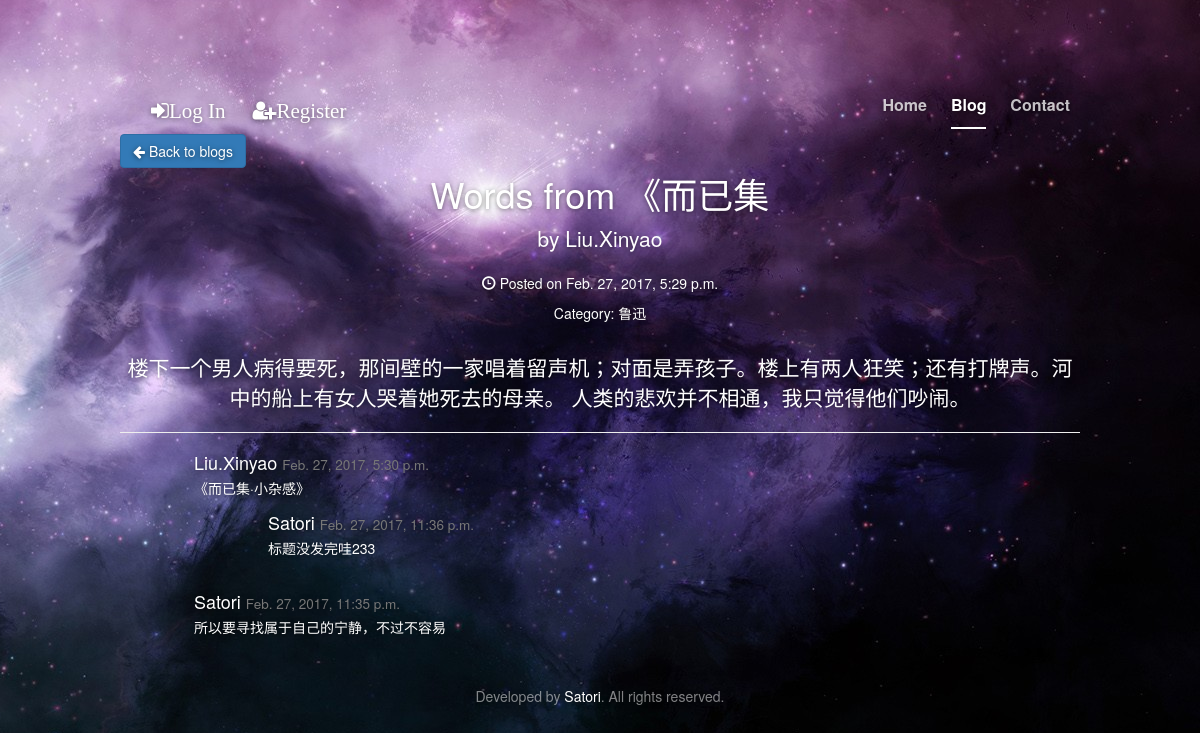
The app's page /blogs/archive/66/ with its own data.
### blogs/models.py (models this page shows, shortened)
class Blog(models.Model):
    title = models.CharField(max_length=500, null=False)
    author = models.ForeignKey(settings.AUTH_USER_MODEL, on_delete=models.CASCADE)
    publish_time = models.DateTimeField(auto_now_add=True, auto_now=False)
    text = models.TextField()
    class Meta:
        ordering = ('-publish_time', 'title', 'author',)

class BlogCategory(models.Model):
    blog = models.ManyToManyField(Blog)
    name = models.CharField(max_length=50)
    def __str__(self):
        return self.name
    class Meta:
        ordering = ('name',)

class BlogComment(models.Model):
    blog = models.ForeignKey(Blog, on_delete = models.CASCADE)
    author = models.ForeignKey(settings.AUTH_USER_MODEL, on_delete=models.CASCADE)
    publish_time = models.DateTimeField(auto_now_add=True, auto_now=False)
    text = models.TextField()

class BlogNestedComment(models.Model):
    blog_comment = models.ForeignKey(BlogComment, on_delete=models.CASCADE)
    author = models.ForeignKey(settings.AUTH_USER_MODEL, on_delete=models.CASCADE)
    publish_time = models.DateTimeField(auto_now_add=True, auto_now=False)
    text = models.TextField()

### blogs/views.py (the view)
# urls.py: url(r'^archive/(?P<blog_id>[0-9]+)/$', views.archive, name="archive"),
def archive(request, blog_id):
    blog = get_object_or_404(Blog, id=blog_id)
    blogs = Blog.objects.all().order_by('-publish_time')
    page = str(int([x.id for x in blogs].index(int(blog_id)) / blog_show_per_page) + 1)
    comment_form = BlogCommentForm()
    nested_comment_form = BlogCommentForm()
    return render(request, "blogs/detail.html", {"blog": blog, 'comment_form': comment_form,
                                                 'nested_comment_form': nested_comment_form,
                                                 'page': page, },)

### blogs/templates/blogs/detail.html (shortened to what this page needs)
{% extends "mysite/base.html" %}
{% load static %}
{% load crispy_forms_tags %}
{% block additional_head %}
    <link href="{% static 'blogs/blog-post.css' %}" rel="stylesheet">
{% endblock %}
{% block content %}
    <a href="{% url 'blogs:page_show' page %}" class="btn btn-primary pull-left"><i class="fa fa-arrow-left" aria-hidden="true"></i> Back to blogs</a><br/>
    <h1>{{ blog.title }}</h1>
    <p class="lead">
        by <a href="#">{{ blog.author }}</a>
    </p>
    <p><span class="glyphicon glyphicon-time"></span> Posted on {{ blog.publish_time }}</p>
    {% if blog.blogcategory_set.all.count is not 0 %}
        <p>
            Category:
            {% for category in blog.blogcategory_set.all %}
                <a href="{% url 'blogs:category' category %}">{{ category }}</a>
            {% endfor %}
        </p>
    {% endif %}
    <br/>
    <p class = "lead">
        {{ blog.text|linebreaksbr }}
    </p>
    <hr>
    {% for comment in blog.blogcomment_set.all %}
    <div class="media">
            <img class="media-object pull-left" src= "{% static 'blogs/images/trans-64_64.png' %}" alt=""/>
        <div class="media-body">
            <h4 class="media-heading">{{ comment.author }}
                <small>
                    {{ comment.publish_time }}
                </small>
            </h4>
            {{ comment.text }}
            {% for nested_comment in comment.blognestedcomment_set.all %}
            <div class="media">
                    <img class="media-object pull-left" src= "{% static 'blogs/images/trans-64_64.png' %}" alt=""/>
                <div class="media-body">
                    <h4 class="media-heading">{{ nested_comment.author }}
                        <small>{{ nested_comment.publish_time }}</small>
                    </h4>
                    {{ nested_comment.text }}
                </div>
            </div>
            {% endfor %}
        </div>
    </div>
    {% endfor %}
{% endblock %}

### mysite/templates/mysite/base.html (shortened to what this page needs)
{% load static %}
<!DOCTYPE html>
<html lang="en">
  <head>
    <link rel="stylesheet" href="https://maxcdn.bootstrapcdn.com/bootstrap/3.3.7/css/bootstrap.min.css">
    <link rel="stylesheet" href="//maxcdn.bootstrapcdn.com/font-awesome/4.3.0/css/font-awesome.min.css">
    <link href="{% static 'mysite\cover.css' %}" rel="stylesheet">
    {% block additional_head %}
    {% endblock %}
  </head>
  <body>
    <div class="site-wrapper">
      <div class="site-wrapper-inner">
        <div class="cover-container">
          <div class="masthead clearfix">
            <div class="inner">
              <nav>
              <div class="masthead-brand">
                {% if user.is_authenticated %}
                {{ user.username }}
                <a href="{% url 'auth_logout' %}"><i class="fa fa-sign-out" aria-hidden="true">Log Out</i></a>
                {% else %}
                <a href="{% url 'auth_login' %}"><i class="fa fa-sign-in" aria-hidden="true">Log In</i></a>
                <a href="{% url 'registration_register' %}"><i class="fa fa-user-plus" aria-hidden="true">Register</i></a>
                {% endif %}
              </div>
              <nav>
                <ul class="nav masthead-nav">
                  <li {% if request.path == '/' %}class="active"{% endif %}><a href="/">Home</a></li>
                  <li {% if '/blogs' in request.path %}class="active"{% endif %}><a href="{% url 'blogs:index' %}">Blog</a></li>
                  <li {% if '/contact' in request.path %}class="active"{% endif %}><a href="{% url 'contact' %}">Contact</a></li>
                </ul>
              </nav>
            </div>
          </div>
          <div class="inner cover">
          {% block content %}
          {% endblock %}
          </div>
          <div class="mastfoot">
            <div class="inner">
              <p>Developed by <a href="http://github.com/KomeijiSatori" target="_blank">Satori</a>. All rights reserved.</p>
            </div>
          </div>
        </div>
      </div>
    </div>
  </body>
</html>

### static/mysite/cover.css (style rules this page uses)
a, a:focus, a:hover { color: #fff; }
html, body { height: 100%; background: url("images/bg-img.jpg") no-repeat right bottom fixed; }
body { color: #fff; text-align: center; text-shadow: 0 1px 5px rgba(0,0,0,.5); }
.site-wrapper { display: table; width: 100%; height: 100%; min-height: 100%; }
.site-wrapper-inner { display: table-cell; vertical-align: top; }
.cover-container { margin-right: auto; margin-left: auto; }
.inner { padding: 30px; }
.masthead-brand { margin-top: 10px; margin-bottom: 10px; font-size: 1.5em; }
.masthead-brand i { margin-left: 1em; }
.masthead-nav > li { display: inline-block; }
.masthead-nav > li + li { margin-left: 20px; }
.masthead-nav > li > a { padding-right: 0; padding-left: 0; font-size: 16px; font-weight: bold; color: #fff; color: rgba(255,255,255,.75); border-bottom: 2px solid transparent; }
.masthead-nav > .active > a, .masthead-nav > .active > a:hover, .masthead-nav > .active > a:focus { color: #fff; border-bottom-color: #fff; }
@media (min-width: 768px) { .masthead-brand { float: left; } }
@media (min-width: 768px) { .masthead-nav { float: right; } }
.cover { padding: 0 20px; }
.mastfoot { color: #999; color: rgba(255,255,255,.5); }
@media (min-width: 768px) { .site-wrapper-inner { vertical-align: middle; } }
@media (min-width: 768px) { .masthead, .mastfoot, .cover-container { width: 100%; } }
@media (min-width: 992px) { .masthead, .mastfoot, .cover-container { width: 1000px; } }

### static/blogs/blog-post.css (style rules this page uses)
.media-body { text-align: left; }

### records on screen
Blog: title "Words from 《而已集", author "Liu.Xinyao", publish_time "Feb. 27, 2017, 5:29 p.m.", text "楼下一个男人病得要死，那间壁的一家唱着留声机；对面是弄孩子。楼上有两人狂笑；还有打牌声。河中的船上有女人哭着她死去的母亲。 人类的悲欢并不相通，我只觉得他们吵闹。"
BlogCategory: name "鲁迅"
BlogComment: author "Liu.Xinyao", publish_time "Feb. 27, 2017, 5:30 p.m.", text "《而已集·小杂感》"
BlogNestedComment: author "Satori", publish_time "Feb. 27, 2017, 11:36 p.m.", text "标题没发完哇233"
BlogComment: author "Satori", publish_time "Feb. 27, 2017, 11:35 p.m.", text "所以要寻找属于自己的宁静，不过不容易"
